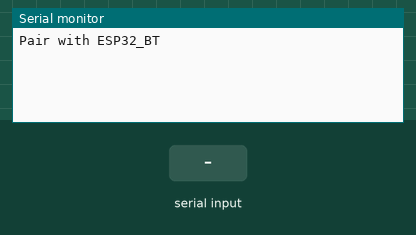
Bench run of a sketch on a simulated ESP32. Shown: the last lines printed to the serial monitor. Inputs (shaded band) come from the test bench. Nothing arrives over Bluetooth unless stated.

Above: at 1.8 s.
1.9 s: "1" received over the second serial link
At 3.2 s:
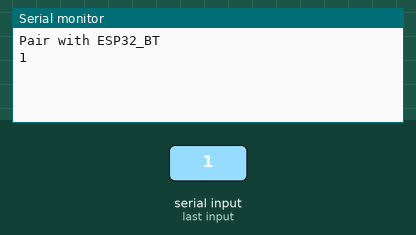
3.5 s: "0" received over the second serial link
At 4.6 s:
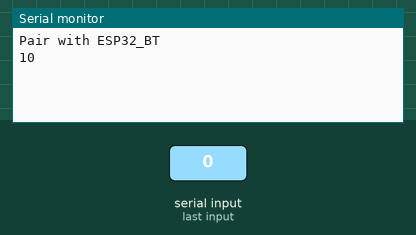

The sketch:

BluetoothTest.ino
```cpp
#include "BluetoothSerial.h"

BluetoothSerial SerialBT;

void setup() {
  Serial.begin(115200);
  SerialBT.begin("ESP32_BT");
  Serial.println("Pair with ESP32_BT");
}

void loop() {
  if (SerialBT.available()) {
    Serial.write(SerialBT.read());
  }
  if (Serial.available()) {
    SerialBT.write(Serial.read());
  }
  delay(500);
}
```

Measured:
- after the input at 1.9 s, the serial monitor: prints a new line after 0.10 s (image 1)
- after the input at 3.5 s, the serial monitor: prints a new line at once (image 2)
